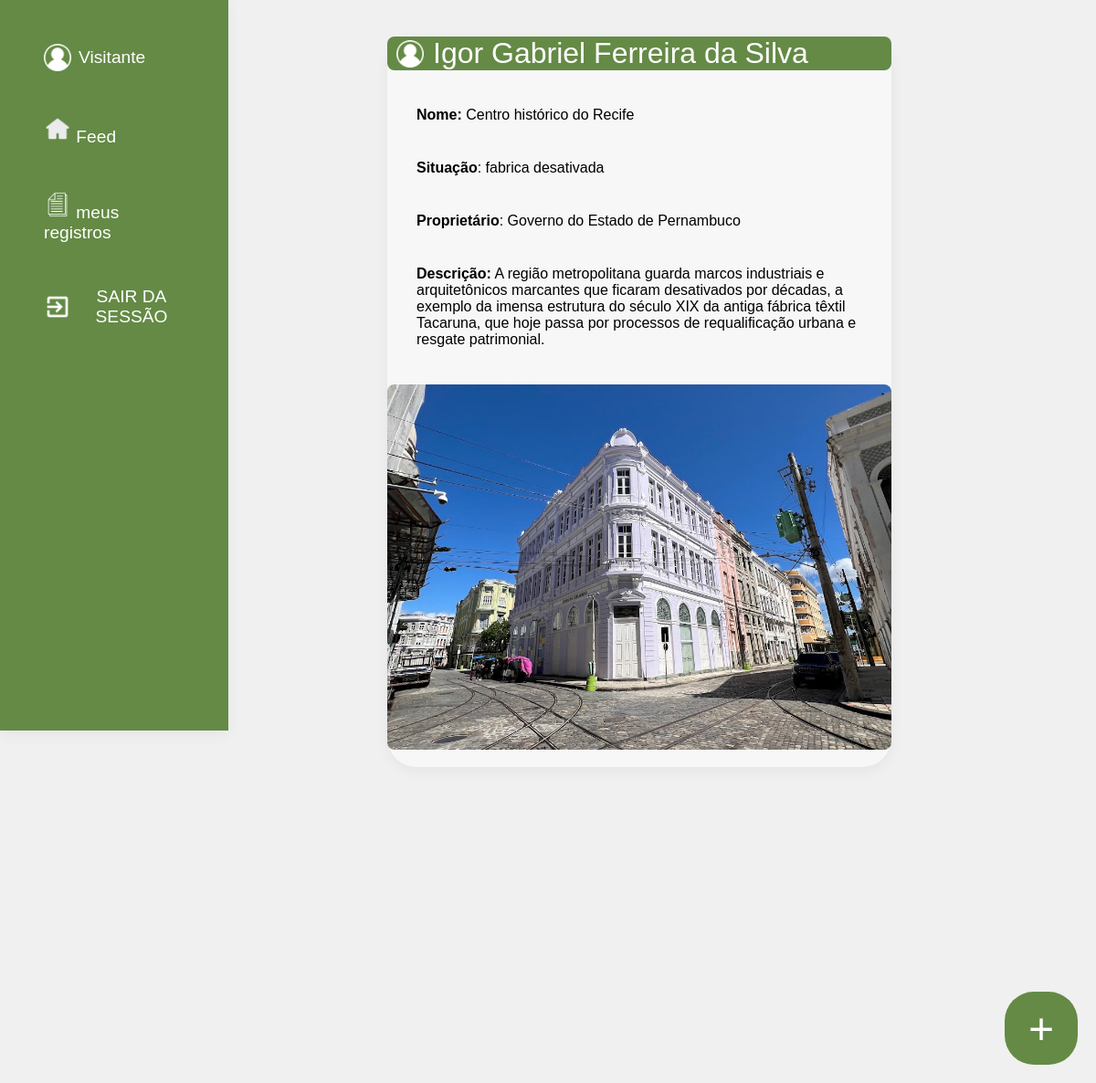
The app's page /feed with its own data.
### database.py (models this page shows)
class Ambiente(db.Model):
    am_id = db.Column(db.Integer , primary_key = True)
    user_id = db.Column(db.String(100) , nullable=False )
    nome = db.Column(db.String(100) , nullable =False)
    img = db.Column(db.String(100) , nullable=False)
    pr_nome =  db.Column(db.String(100) , nullable =False)
    situacao = db.Column(db.String(50) , nullable =False)
    desc = db.Column(db.Text , nullable=False)
    rg_name = db.Column(db.String(20), nullable=False)

### app.py (the view)
@app.route('/feed')
def index5():
    user_name = session.get('user_name' , 'Visitante')
    all_ambientes = Ambiente.query.all()
    return render_template('index5.html' , user_name=user_name , ambientes=all_ambientes )

### templates/index5.html (shortened to what this page needs)
<!DOCTYPE html>
<html lang="en">
<head>
     <link rel="stylesheet" href="style.css">
      <link rel="stylesheet" href="{{ url_for('static', filename='style.css') }}">
</head>
<body id="body">
    <section id="user_screen">
            <div class="userCSS">
                 <img src="{{ url_for('static', filename='imagens/user_img.png') }}" alt="Usuário" class="icons">
                <p>{{user_name}}</p>
            </div>
        <div CLASS="userCSS">
            <a href="/feed">
                 <img src="{{ url_for('static', filename='imagens/feed_icon.png') }}" alt="acessar Feed" class="icons">
                Feed
            </a>
        </div>
        <div class="userCSS">
            <a href="">
                 <img src="{{ url_for('static', filename='imagens/doc_icon.png') }}" alt="acessar registros" class="icons">
                meus registros
            </a>
        </div>
       <form action="/logout" method="post">
            <button>
                <img src="{{ url_for('static', filename='imagens/exit_icon.png') }}" alt="sair da sessão" class="icons">
                SAIR DA SESSÃO</button>
            </form>
        </section>
    <section id="feed">
        {% for item in ambientes%}
        <div class="img_area">
            <div class="img_user">
            <div>
                <img src="{{ url_for('static', filename='imagens/user_img.png') }}" alt="Usuário" class="icons">
                <p class="imgp2">{{item.rg_name}}</p>
                </div>
            </div>
            <p class="imgp"> <b>Nome:</b> {{item.nome}}</p>
            <p class="imgp"> <b>Situação</b>: {{item.situacao}} </p>
            <p class="imgp"> <b>Proprietário</b>:  {{item.pr_nome}}</p>
            <p class="imgp"> <b>Descrição:</b>  {{item.desc}}</p>
            <div class='img_local'>
                <img  src="{{ url_for('static', filename='uploads/' + item.img) }}" alt="Foto do ambiente"  class='img_local'>
            </div>
        </div>
    {% endfor%}
        <div id="create">
            <a href="/form_abnd">
                +
            </a>
            </div>
        </section>
</body>
</html>

### static/style.css (style rules this page uses)
* { margin: 0px; padding: 0px; box-sizing: border-box; font-family: "poppins", sans-serif; }
body, input, button, label, a { font-family: "poppins", sans-serif; }
body { height: 100vh; margin: 0; background-color: #f0f0f0; overflow-x: hidden; background-image: url("imagens/background.jpg"); background-repeat: no-repeat; background-size: cover; }
a { text-decoration: none; color: white; }
p { font-size: xx-large; color: rgb(100, 138, 69); }
#body { background-image: none; }
#user_screen { background-color: rgb(100, 138, 69); max-width: 250px; height: 100vh; display: flex; padding: 3rem; position: fixed; top: 0; left: 0; flex-direction: column; gap: 3rem; box-sizing: border-box; z-index: 10; box-shadow: 0 4px 15px rgba(0, 0, 0, 0.05); }
#user_screen button { text-decoration: none; color: white; font-size: clamp(1.2rem , 0.75vw , 1.4rem); border: none; background-color: transparent; cursor: pointer; display: flex; align-items: center; gap: 0.5rem; padding: 0; }
.icons { max-width: 60px; max-height: 30px; }
.userCSS { display: flex; flex-direction: row; align-items: center; gap: 0.5rem; font-size: 2rem; }
.userCSS p, .userCSS a { color: white; text-decoration: none; font-size: clamp(1.2rem , 0.75vw , 1.4rem) }
#feed { display: flex; flex-direction: column; align-items: center; margin-left: 200px; padding: 40px; gap: 50px; min-height: 100vh; box-sizing: border-box; background-color: #f0f0f0; }
.img_area { background-color: rgb(247, 247, 247); width: 60%; height: 800px; display: flex; border-radius: 2rem; flex-direction: column; gap: 40px; box-shadow: 0 4px 15px rgba(0, 0, 0, 0.05); margin-bottom: clamp(16rem , 0.50vw ,6rem); }
.imgp2 { color: white; }
.imgp { color: rgb(0, 0, 0); font-size: clamp(1.0rem , 0.25vw , 2.3rem); margin-left: 2rem; }
#create a { display: flex; align-items: center; justify-content: center; background-color: rgb(100, 138, 69); color: white; text-decoration: none; font-size: 3rem; border-radius: 2rem; position: fixed; bottom: 20px; right: 20px; z-index: 1000; width: 5rem; height: 5rem; }
.img_user { background-color: rgb(100, 138, 69); max-height: 150px; width: 100%; display: flex; border-radius: 8px; box-sizing: border-box; }
.img_user div { display: flex; gap: 10px; align-items: center; margin-left: 10px; }
.img_local { display: flex; position: static; background-repeat: no-repeat; background-size: cover; background-position:center; width: 100%; height: 400px; object-fit: cover; border-radius: 8px; box-sizing: border-box; }

### records on screen
Ambiente: rg_name "Igor Gabriel Ferreira da Silva", nome "Centro histórico do Recife", situacao "fabrica desativada", pr_nome "Governo do Estado de Pernambuco", desc "A região metropolitana guarda marcos industriais e arquitetônicos marcantes que ficaram desativados por décadas, a exemplo da imensa estrutura do século XIX da antiga fábrica têxtil Tacaruna, que hoje passa por processos de requalificação urbana e resgate patrimonial.", img (picture)

### other values on screen
{{ user_name }} "Visitante"
